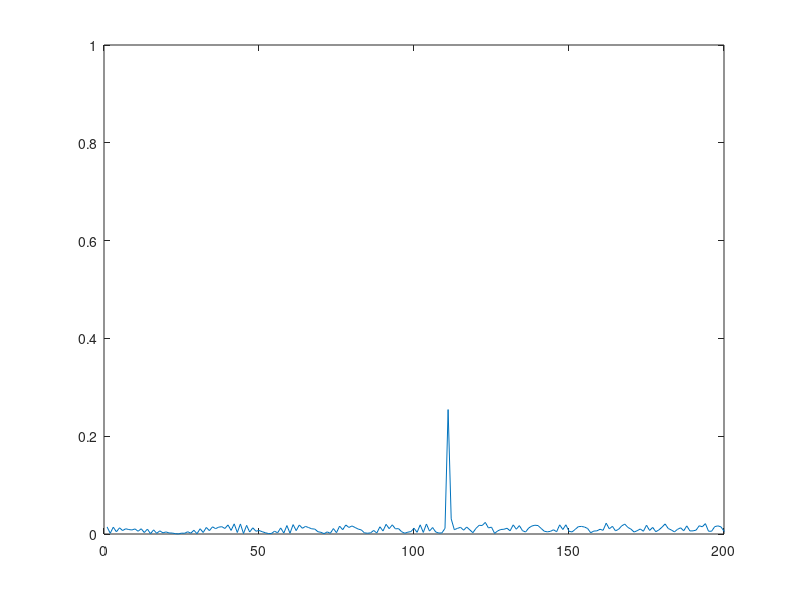
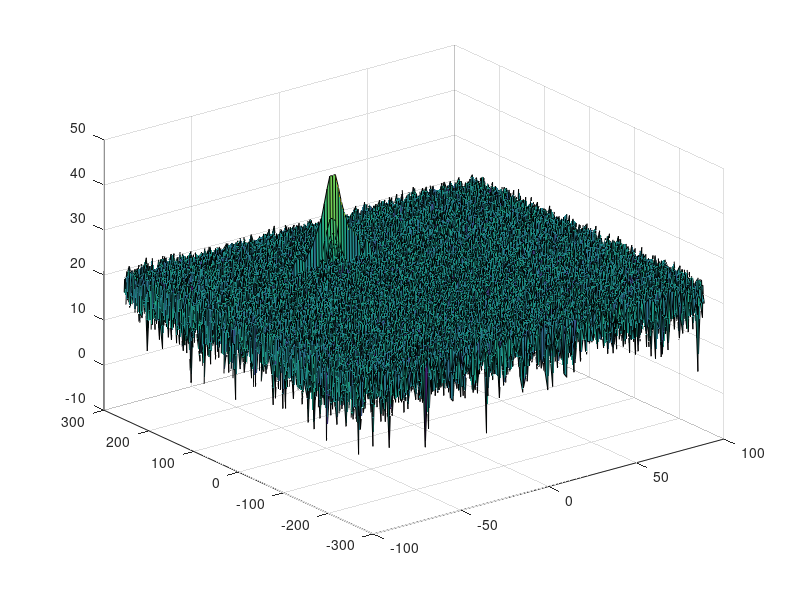

These charts were generated, in order, by the following MATLAB code: (Note: this script raises an error after producing the figures.)
clear all
clc;

%% Radar Specifications 
%%%%%%%%%%%%%%%%%%%%%%%%%%%
% Frequency of operation = 77GHz
% Max Range = 200m
% Range Resolution = 1 m
% Max Velocity = 100 m/s
%%%%%%%%%%%%%%%%%%%%%%%%%%%
fc = 77e9;
res = 1;
r_max = 200;
v_max = 100;
c = 3e8;
%speed of light = 3e8
%% User Defined Range and Velocity of target
% *%TODO* :
% define the target's initial position and velocity. Note : Velocity
% remains contant
% You will provide the initial range and velocity of the target. 
% Range cannot exceed the max value of 200m and velocity can be any value 
% in the range of -70 to + 70 m/s. 
R_init = 110;
V_init = -20;


%% FMCW Waveform Generation

% Design the FMCW waveform by giving the specs of each of its parameters.
% Calculate the Bandwidth (B), Chirp Time (Tchirp) and Slope (slope) of 
% the FMCW chirp using the requirements above.
B = c / (2 * res);
Tchirp = 5.5 * 2 * r_max / c;
slope = B/Tchirp;
                                                
% The number of chirps in one sequence. 
% Its ideal to have 2^ value for the ease of running the FFT
% for Doppler Estimation. 
Nd=128;                   % #of doppler cells OR #of sent periods 
                          % number of chirps

%The number of samples on each chirp. 
Nr=1024;                  %for length of time OR # of range cells

% Timestamp for running the displacement scenario for every sample on each
% chirp
t=linspace(0,Nd*Tchirp,Nr*Nd); %total time for samples


%Creating the vectors for Tx, Rx and Mix based on the total samples input.
Tx=zeros(1,length(t)); %transmitted signal
Rx=zeros(1,length(t)); %received signal
Mix = zeros(1,length(t)); %beat signal

%Similar vectors for range_covered and time delay.
r_t=zeros(1,length(t));
td=zeros(1,length(t));


%% Signal generation and Moving Target simulation
% Running the radar scenario over the time. 

for i=1:length(t)         
    % For each time stamp 
    % update the Range of the Target for constant velocity. 
    r_t(i) = R_init + V_init * t(i);
    td(i) = 2 * r_t(i)/c;

    % update the transmitted and received signal. 
    Tx(i) = cos(2*pi*(fc*t(i) + slope*t(i)^2/2)); 
    Rx(i) = cos(2*pi*(fc*(t(i)-td(i)) + slope*(t(i)-td(i))^2/2));

    Mix(i) = Tx(i) * Rx(i); % mix Tx and Rx signals
end

%% RANGE MEASUREMENT
Mix_1d = reshape(Mix, [Nr, Nd]);  % reshape the vector into Nr*Nd array. 
                                  % Nr and Nd defines the size of
                                  % Range and Doppler FFT respectively.
Mix_fft = fft(Mix_1d,Nr)/Nr; % run the FFT on the beat signal 
                             % along the range bins dimension (Nr) and
                             % normalize.
Mix_fft = abs(Mix_fft);      % Take the absolute value of FFT output
Mix_fft = Mix_fft(1:Nr/2); % throw out the half since it is double sided.
						   % it will also leave the first FFT result only.
%plotting the range
figure ('Name','Range from First FFT')

 % *%TODO* :
 % plot FFT output 
plot(Mix_fft);
 
axis ([0 200 0 1]);

%% RANGE DOPPLER RESPONSE
% The 2D FFT implementation is already provided here. This will run a 2DFFT
% on the mixed signal (beat signal) output and generate a range doppler
% map.You will implement CFAR on the generated RDM

% Range Doppler Map Generation.

% The output of the 2D FFT is an image that has reponse in the range and
% doppler FFT bins. So, it is important to convert the axis from bin sizes
% to range and doppler based on their Max values.

Mix=reshape(Mix,[Nr,Nd]);

% 2D FFT using the FFT size for both dimensions.
sig_fft2 = fft2(Mix,Nr,Nd);

% Taking just one side of signal from Range dimension.
sig_fft2 = sig_fft2(1:Nr/2,1:Nd);
sig_fft2 = fftshift (sig_fft2);
RDM = abs(sig_fft2);
RDM = 10*log10(RDM) ;

%use the surf function to plot the output of 2DFFT and to show axis in both
%dimensions
doppler_axis = linspace(-100,100,Nd);
range_axis = linspace(-200,200,Nr/2)*((Nr/2)/400);
figure,surf(doppler_axis,range_axis,RDM);

%% CFAR implementation

%Slide Window through the complete Range Doppler Map

%Select the number of Training Cells in both the dimensions.
Tr = 10; Td = 4;

%Select the number of Guard Cells in both dimensions around the Cell under 
%test (CUT) for accurate estimation
Gr = 5; Gd = 2;

% offset the threshold by SNR value in dB
offset = 3;

% it slides the CUT across range doppler map by giving margins 
% at the edges for Training and Guard Cells.
% For every iteration sum the signal level within all the training cells.
% To convert the value from logarithmic to linear using db2pow function. 
% Average the summed values for all of the training cells used. 
% After averaging convert it back to logarithimic using pow2db.
% Further add the offset to it to determine the threshold. 
% Next, compare the signal under CUT with this threshold. 
% If the CUT level > threshold assign it a value of 1, else equate it to 0.

% define conv kernel
kernel_cfar = ones(2*Tr+2*Gr+1, 2*Td+2*Gd+1);
cut_r = Tr+Gr+1; % middle of kernel
cut_d = Td+Gd+1;
kernel_cfar(cut_r-Gr:cut_r+Gr,cut_d-Gd:cut_d+Gd) = 0;
size_kernel = sum(kernel_cfar, 'all'); % get number of training cells

% The process above will generate a thresholded block, which is smaller 
%than the Range Doppler Map as the CUT cannot be located at the edges of
%matrix. Hence,few cells will not be thresholded. To keep the map size same
% set those values to 0. 
threshold = offset*(conv2(db2pow_(RDM), kernel_cfar, "valid")/size_kernel);
pad_r = round(size(kernel_cfar,1)/2-1);
pad_d = round(size(kernel_cfar,2)/2-1);
threshold = padarray(pow2db_(threshold), [pad_r, pad_d], inf);
is_above_threshold = double(RDM > threshold);

%display the CFAR output using the Surf function like we did for Range
%Doppler Response output.
figure,surf(doppler_axis,range_axis,is_above_threshold);
colorbar;

% define db2pow and pow2db 
% since I don't have Signal Processing Toolbox
function pow = db2pow_(db)
    pow = 10.^(db/10);
end

function db = pow2db_(pow)
    db = 10 * log10(pow);
end